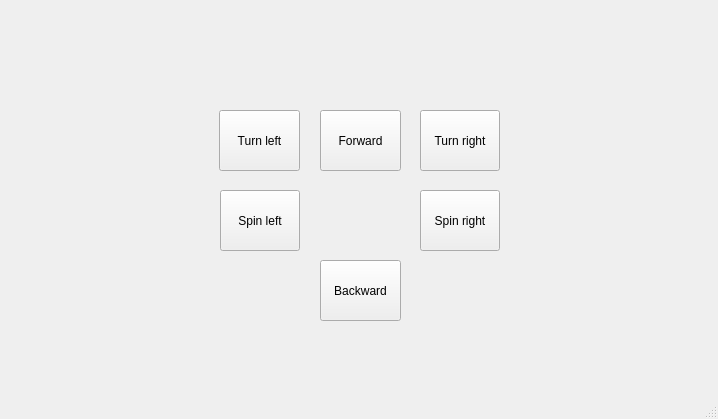
<?xml version="1.0" encoding="UTF-8"?>
<ui version="4.0">
 <class>MainWindow</class>
 <widget class="QMainWindow" name="MainWindow">
  <property name="geometry">
   <rect>
    <x>0</x>
    <y>0</y>
    <width>718</width>
    <height>419</height>
   </rect>
  </property>
  <property name="windowTitle">
   <string>EV3 Remote Control</string>
  </property>
  <widget class="QWidget" name="centralwidget">
   <widget class="QPushButton" name="forwardButton">
    <property name="geometry">
     <rect>
      <x>320</x>
      <y>110</y>
      <width>81</width>
      <height>61</height>
     </rect>
    </property>
    <property name="text">
     <string>Forward</string>
    </property>
   </widget>
   <widget class="QPushButton" name="backwardButton">
    <property name="geometry">
     <rect>
      <x>320</x>
      <y>260</y>
      <width>81</width>
      <height>61</height>
     </rect>
    </property>
    <property name="text">
     <string>Backward</string>
    </property>
   </widget>
   <widget class="QPushButton" name="turnLeftButton">
    <property name="geometry">
     <rect>
      <x>219</x>
      <y>110</y>
      <width>81</width>
      <height>61</height>
     </rect>
    </property>
    <property name="text">
     <string>Turn left</string>
    </property>
   </widget>
   <widget class="QPushButton" name="turnRightButton">
    <property name="geometry">
     <rect>
      <x>420</x>
      <y>110</y>
      <width>80</width>
      <height>61</height>
     </rect>
    </property>
    <property name="text">
     <string>Turn right</string>
    </property>
   </widget>
   <widget class="QPushButton" name="spinRightButton">
    <property name="geometry">
     <rect>
      <x>420</x>
      <y>190</y>
      <width>80</width>
      <height>61</height>
     </rect>
    </property>
    <property name="text">
     <string>Spin right</string>
    </property>
   </widget>
   <widget class="QPushButton" name="spinLeftButton">
    <property name="geometry">
     <rect>
      <x>220</x>
      <y>190</y>
      <width>80</width>
      <height>61</height>
     </rect>
    </property>
    <property name="text">
     <string>Spin left</string>
    </property>
   </widget>
  </widget>
  <widget class="QMenuBar" name="menubar">
   <property name="geometry">
    <rect>
     <x>0</x>
     <y>0</y>
     <width>718</width>
     <height>20</height>
    </rect>
   </property>
  </widget>
  <widget class="QStatusBar" name="statusbar"/>
 </widget>
 <resources/>
 <connections/>
</ui>
